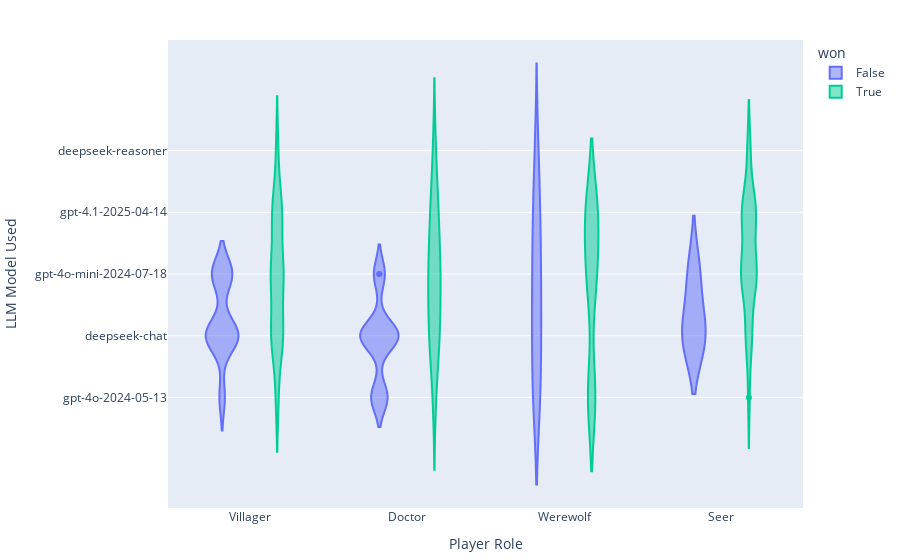

Notebook code for this chart:
### Code cell
#| label: fig-wins-bymodelrole

fig = px.violin(llm_bymodels, x="roles", y="models", color="won")
fig.update_layout(yaxis_title="LLM Model Used", xaxis_title="Player Role", height=300)
fig.show()

### Figure 1 — Plotly figure (JSON) as saved in the notebook; plotly's stock layout.template omitted (floating-point values rounded to 4 significant figures; data arrays with more than 128 entries replaced by an {"elided": "..."} marker saying what was removed)
{"data": [{"alignmentgroup": "True", "box": {"visible": false}, "hovertemplate": "won=False<br>roles=%{x}<br>models=%{y}<extra></extra>", "legendgroup": "False", "marker": {"color": "#636EFA"}, "name": "False", "offsetgroup": "False", "orientation": "v", "scalegroup": "True", "showlegend": true, "type": "violin", "x": {"elided": "131 str values"}, "x0": " ", "xaxis": "x", "y": {"elided": "131 str values"}, "y0": " ", "yaxis": "y"}, {"alignmentgroup": "True", "box": {"visible": false}, "hovertemplate": "won=True<br>roles=%{x}<br>models=%{y}<extra></extra>", "legendgroup": "True", "marker": {"color": "#00CC96"}, "name": "True", "offsetgroup": "True", "orientation": "v", "scalegroup": "True", "showlegend": true, "type": "violin", "x": {"elided": "194 str values"}, "x0": " ", "xaxis": "x", "y": {"elided": "194 str values"}, "y0": " ", "yaxis": "y"}], "layout": {"autosize": true, "legend": {"title": {"text": "won"}, "tracegroupgap": 0}, "violinmode": "group", "xaxis": {"anchor": "y", "autorange": true, "domain": [0, 1], "range": [-0.5124, 3.512], "title": {"text": "Player Role"}, "type": "category"}, "yaxis": {"anchor": "x", "autorange": true, "domain": [0, 1], "range": [-1.792, 5.792], "title": {"text": "LLM Model Used"}, "type": "category"}}}
